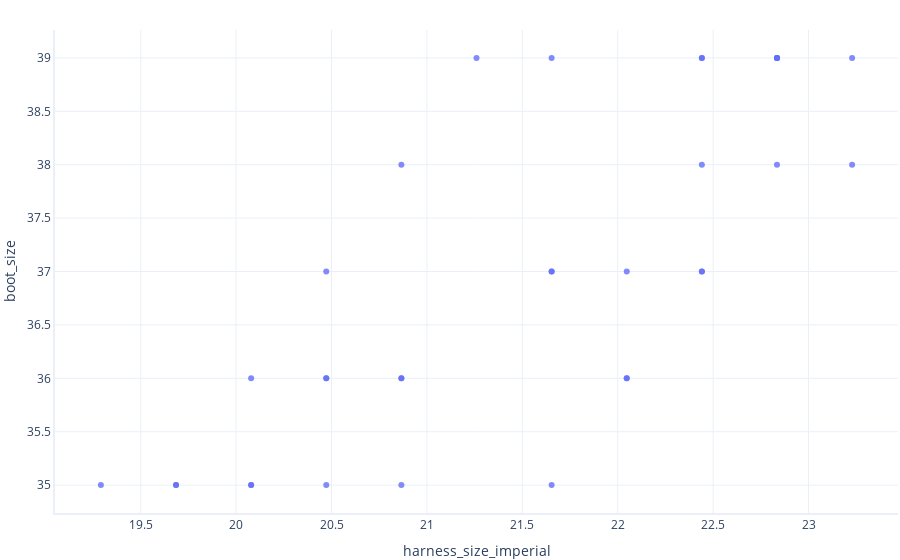

Notebook source saved alongside this figure:
### Markdown cell above
### Creando una nueva columna
Agregaremos una nueva columna llamada `harness_size_imperial` para ver los tamaños del arnés en unidades imperiales (pulgadas).

### Code cell
# Convert harness sizes from metric to imperial units 
# and save the result to a new column
data_smaller_paws['harness_size_imperial'] = data_smaller_paws.harness_size / 2.54

# Show a graph of harness size in imperial units
plotly.express.scatter(data_smaller_paws, x="harness_size_imperial", y="boot_size")

### Figure 1 — Plotly figure (JSON) as saved in the notebook; plotly's stock layout.template omitted (floating-point values rounded to 4 significant figures)
{"data": [{"hovertemplate": "harness_size_imperial=%{x}<br>boot_size=%{y}<extra></extra>", "legendgroup": "", "marker": {"color": "#636efa", "symbol": "circle"}, "mode": "markers", "name": "", "orientation": "v", "showlegend": false, "type": "scatter", "x": [22.83, 22.83, 20.47, 22.83, 22.44, 20.47, 21.65, 20.87, 19.29, 22.05, 20.87, 22.83, 22.05, 20.08, 19.69, 23.23, 21.65, 19.69, 20.47, 20.87, 21.26, 22.05, 21.65, 22.44, 20.87, 22.44, 22.44, 21.65, 20.08, 20.47, 22.83, 22.44, 20.08, 23.23], "xaxis": "x", "y": [39, 38, 37, 39, 38, 35, 37, 36, 35, 36, 38, 39, 36, 36, 35, 38, 37, 35, 36, 35, 39, 37, 35, 39, 36, 37, 37, 39, 35, 36, 39, 39, 35, 39], "yaxis": "y"}], "layout": {"legend": {"tracegroupgap": 0}, "xaxis": {"anchor": "y", "domain": [0, 1], "title": {"text": "harness_size_imperial"}}, "yaxis": {"anchor": "x", "domain": [0, 1], "title": {"text": "boot_size"}}}}
